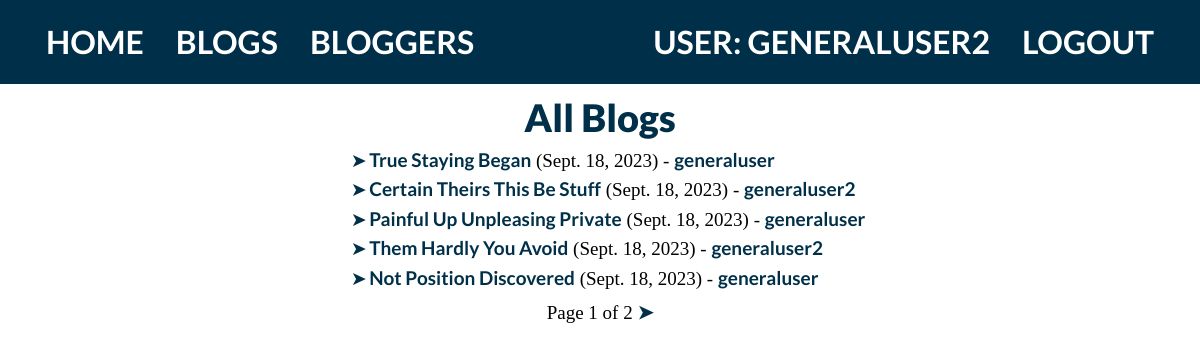
The app's page /blog/blogs/ (signed in) with its own data.
### blog/models.py (models this page shows, shortened)
class Blog(models.Model):
	name = models.CharField(max_length=200)
	author = models.ForeignKey('BlogAuthor', on_delete=models.SET_NULL, null=True)
	description = models.TextField(max_length=2000, help_text="Enter the blog post's text here.")
	post_date = models.DateField(default=date.today)
	class Meta:
		ordering = ['-post_date']
	def get_absolute_url(self):
		return reverse('blog-detail', args=[str(self.id)])

class BlogAuthor(models.Model):
	user = models.OneToOneField(User, on_delete=models.SET_NULL, null=True)
	bio = models.TextField(max_length=400, help_text="Enter your bio details here.")
	class Meta:
		ordering = ['user', 'bio']
	def __str__(self):
		return self.user.username

### blog/views.py (the view)
# urls.py: path('blogs/', views.BlogListView.as_view(), name='blogs'),
class BlogListView(generic.ListView):
  model = Blog
  paginate_by = 5

### blog/templates/blog/blog_list.html
{% extends "base_generic.html" %}
{% block content %}
  <h1>All Blogs</h1>
  {% if blog_list %}
		<div class="list">
	    <ul>
	      {% for blog in blog_list %}
	      <li>
	        <a href="{{ blog.get_absolute_url }}">{{ blog.name }}</a>
	        ({{blog.post_date}}) - <a href="{% url 'blogs-by-author' blog.author.pk %}">{{ blog.author }}</a>
	      </li>
	      {% endfor %}
	    </ul>
		</div>
  {% else %}
    <p>No blog posts have been posted yet.</p>
  {% endif %}
{% endblock %}

### blog/templates/base_generic.html (shortened to what this page needs)
<!DOCTYPE html>
<html lang="en">
  <head>
    {% load static %}
    <link
      href="https://cdn.jsdelivr.net/npm/bootstrap@5.1.3/dist/css/bootstrap.min.css"
      rel="stylesheet"
 />
    {% load static %}
    <link rel="stylesheet" href="{% static 'css/styles.css' %}" />
  </head>
  <body>
    <div class="container-fluid">
      <div class="row">
        <div class="col-sm-2">
          {% block sidebar %}
            <ul class="sidebar-nav">
              <li><a href="{% url 'index' %}">Home</a></li>
              <li><a href="{% url 'blogs' %}">Blogs</a></li>
              <li><a href="{% url 'bloggers' %}">Bloggers</a></li>
	            {% if user.is_authenticated %}
	              <li class="nav-right"><a href="{% url 'logout' %}?next={{ request.path }}">Logout</a></li>
	              <li class="nav-right-user">User: {{ user.get_username }}</li>
	              {% else %}
	              <li class="nav-right"><a href="{% url 'login' %}?next={{ request.path }}">Login</a></li>
	            {% endif %}
            </ul>
          {% endblock %}
        </div>
        <div class="col-sm-10 ">{% block content %}{% endblock %}{% block pagination %}
			    {% if is_paginated %}
			        <div class="pagination">
			            <span class="page-links">
			                <span class="page-current">
			                    Page {{ page_obj.number }} of {{ page_obj.paginator.num_pages }}
			                </span>
			                {% if page_obj.has_next %}
			                    <a href="{{ request.path }}?page={{ page_obj.next_page_number }}">➤</a>
			                {% endif %}
			            </span>
			        </div>
			    {% endif %}
  			{% endblock %}
				</div>
      </div>
    </div>
  </body>
</html>

### blog/static/css/styles.css (style rules this page uses)
* { margin: 0; padding: 0; }
body { background-color: #FFFFFF; color: #000000; font-family: 'Bitter', serif; font-size: 19px; }
h1 { color: #003049; margin-top: 0px; margin-bottom: 5px; text-transform: none; font-size: 38px; text-align: center; font-family: 'Lato', sans-serif; font-weight: 900; }
ul { margin-top: 0px; margin-bottom: 10px; display: inline-block; text-align: left; }
.col-sm-10 { display: inline-block; width: 100%; padding-left: 100px; padding-right: 100px; padding-top: 25px; }
.col-sm-2 { list-style-type: none; margin: 0; padding: 0; width: 100%; height: 70px; }
.sidebar-nav { margin-top: 0px; margin-bottom: 0px; width: 100%; height: 84px; background-color: #003049; color: #FFFFFF; padding-left: 30px; padding-right: 30px; font-family: 'Lato', sans-serif; font-weight: 900; font-size: 32px; }
ul.sidebar-nav li { list-style-type: none; float: left; text-align: center; font-weight: bold; font-size: 32px; padding-left: 0px; }
ul.sidebar-nav li.nav-right, ul.sidebar-nav li.nav-right-user { float: right; text-transform: uppercase; padding-left: 0px; }
ul.sidebar-nav li.nav-right-user { padding: 18px 16px; }
ul.sidebar-nav a { display: block; text-transform: uppercase; color: #FFFFFF; text-decoration: none; padding: 18px 16px; font-size: 32px; }
div.list { text-align: center; }
li { list-style-type: "➤"; padding-inline-start: 0.26ch; }
li::marker { color: #003049; }
.page-links { margin-left: auto; margin-right: auto; text-align: center; margin-top: -5px; }
a { font-family: 'Lato', sans-serif; color: #003049; text-decoration: none; font-size: 19px; font-weight: bold; }

### records on screen
Blog: name "True Staying Began", post_date "Sept. 18, 2023", author "generaluser"
Blog: name "Certain Theirs This Be Stuff", post_date "Sept. 18, 2023", author "generaluser2"
Blog: name "Painful Up Unpleasing Private", post_date "Sept. 18, 2023", author "generaluser"
Blog: name "Them Hardly You Avoid", post_date "Sept. 18, 2023", author "generaluser2"
Blog: name "Not Position Discovered", post_date "Sept. 18, 2023", author "generaluser"

### other values on screen
{{ user.get_username }} "GENERALUSER2"
{{ page_obj.number }} "1"
{{ page_obj.paginator.num_pages }} "2"
